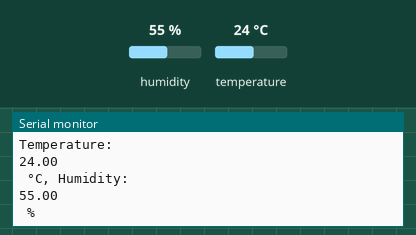
Simulated run of this sketch. Board: ESP8266 (NodeMCU). Parts: the last lines printed to the serial monitor. Inputs (shaded band) come from the test bench; at power-on: humidity 55 %, temperature 24 °C. WiFi joins after 1.5 s; servers stay silent unless stated.

Above: at 3.5 s.
3.6 s: humidity set to 22 %
At 6.1 s:
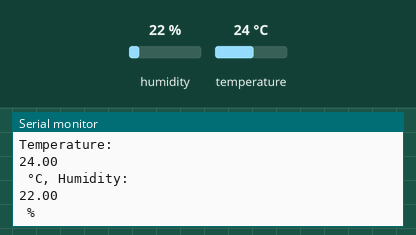
6.3 s: temperature set to 12 °C
9.0 s: humidity set to 40 %
At 11.2 s:
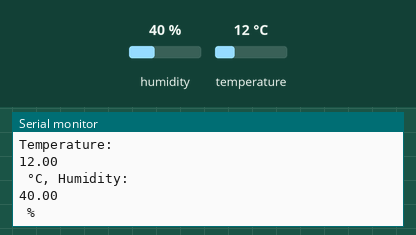
Timing chart, 0 to 12.7 s (numbered marks = the images above; inputs shaded):
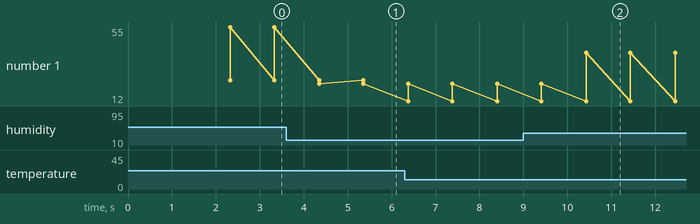

The sketch:

dht11_blynk_notifikasi.ino
```cpp
#define BLYNK_PRINT Serial

#define BLYNK_TEMPLATE_ID "TMPL61HBQuXCC"
#define BLYNK_TEMPLATE_NAME "DHT MOnitoring"
#define BLYNK_AUTH_TOKEN "HW8gZlEl9HuZ_lnR6ggOi1Pr3X3WebJe"

#include <ESP8266WiFi.h>
#include <BlynkSimpleEsp8266.h>
#include <DHT.h>

// Your WiFi credentials.
// Set password to "" for open networks.
char ssid[] = "Redmi 9";
char pass[] = "elang507";

char auth [] = BLYNK_AUTH_TOKEN;
#define DHTPIN D1          // What digital pin we're connected to

// Uncomment whatever type you're using!
#define DHTTYPE DHT11     // DHT 11

DHT dht(DHTPIN, DHTTYPE);

void setup()
{
   Serial.begin(115200);
  // coneksi dengan wifi
  WiFi.hostname("NodeMCU");
  WiFi.begin(ssid, pass);
  while (WiFi.status() != WL_CONNECTED) {
    delay (1000);
    Serial.println ("conecting to wifi...");
  }

   Blynk.begin(BLYNK_AUTH_TOKEN, ssid, pass);
   // menginisiasi sensor dht
   dht.begin();
}

void loop()
{
  float humidity = dht.readHumidity();
  float temperature = dht.readTemperature();


  Serial.println("Temperature: ");
  Serial.println(temperature);
  Serial.println(" °C, Humidity: ");
  Serial.println(humidity);
  Serial.println(" %");

  Blynk.virtualWrite(V0, humidity);
  Blynk.virtualWrite(V1, temperature);

  delay(1000); // Update every 2 seconds
}
```

Measured:
- after the input at 3.6 s, the serial monitor: prints a new line after 0.75 s (image 1)
- after the input at 9.0 s, the serial monitor: prints a new line after 1.4 s (image 2)
- plotted number 1: 55 → 22 after the input at 3.6 s, 22 → 40 after the input at 9.0 s
